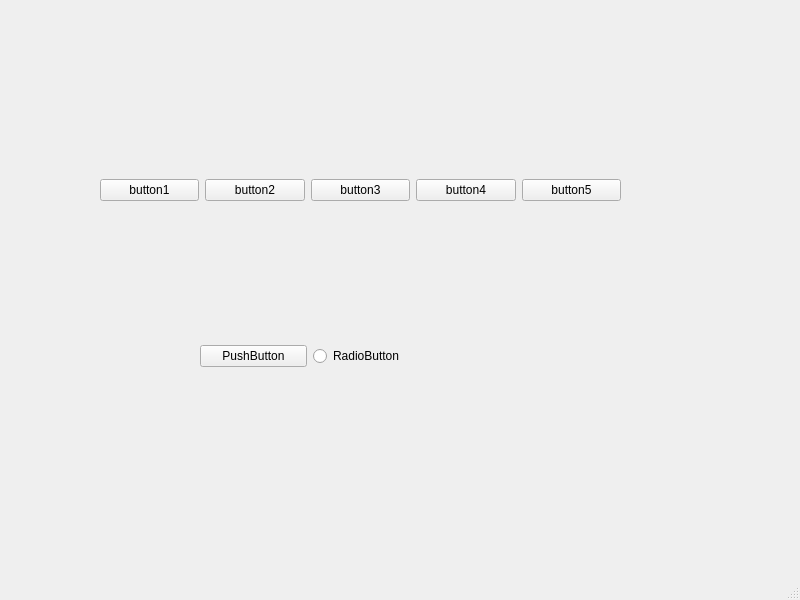
<?xml version="1.0" encoding="UTF-8"?>
<ui version="4.0">
 <class>MainWindow</class>
 <widget class="QMainWindow" name="MainWindow">
  <property name="geometry">
   <rect>
    <x>0</x>
    <y>0</y>
    <width>800</width>
    <height>600</height>
   </rect>
  </property>
  <property name="windowTitle">
   <string>MainWindow</string>
  </property>
  <widget class="QWidget" name="centralwidget">
   <widget class="QWidget" name="verticalLayoutWidget">
    <property name="geometry">
     <rect>
      <x>200</x>
      <y>340</y>
      <width>220</width>
      <height>32</height>
     </rect>
    </property>
    <layout class="QHBoxLayout" name="horizontalLayout_2">
     <item>
      <widget class="QPushButton" name="pushButton_6">
       <property name="text">
        <string>PushButton</string>
       </property>
      </widget>
     </item>
     <item>
      <widget class="QRadioButton" name="radioButton">
       <property name="text">
        <string>RadioButton</string>
       </property>
      </widget>
     </item>
    </layout>
   </widget>
   <widget class="QWidget" name="">
    <property name="geometry">
     <rect>
      <x>100</x>
      <y>60</y>
      <width>521</width>
      <height>261</height>
     </rect>
    </property>
    <layout class="QHBoxLayout" name="horizontalLayout">
     <item>
      <widget class="QPushButton" name="pushButton">
       <property name="text">
        <string>button1</string>
       </property>
      </widget>
     </item>
     <item>
      <widget class="QPushButton" name="pushButton_2">
       <property name="text">
        <string>button2</string>
       </property>
      </widget>
     </item>
     <item>
      <widget class="QPushButton" name="pushButton_3">
       <property name="text">
        <string>button3</string>
       </property>
      </widget>
     </item>
     <item>
      <widget class="QPushButton" name="pushButton_4">
       <property name="text">
        <string>button4</string>
       </property>
      </widget>
     </item>
     <item>
      <widget class="QPushButton" name="pushButton_5">
       <property name="text">
        <string>button5</string>
       </property>
      </widget>
     </item>
    </layout>
   </widget>
  </widget>
  <widget class="QMenuBar" name="menubar">
   <property name="geometry">
    <rect>
     <x>0</x>
     <y>0</y>
     <width>800</width>
     <height>22</height>
    </rect>
   </property>
  </widget>
  <widget class="QStatusBar" name="statusbar"/>
 </widget>
 <resources/>
 <connections/>
</ui>
